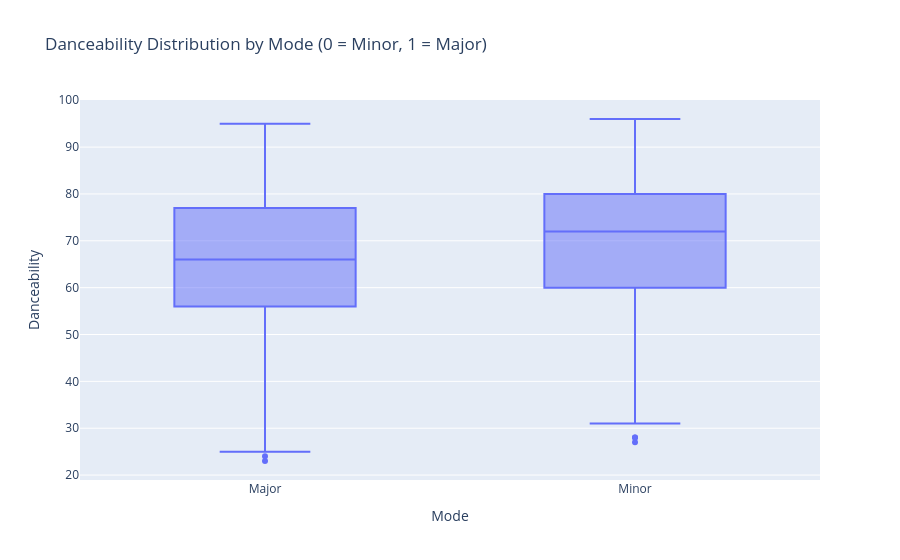

The cell this chart's notebook holds for it:
### Markdown cell above
# 8 Danceability Distribution by Mode(box chart)

### Code cell
fig = px.box(
    df,
    x='mode',
    y='danceability_%',
    title='Danceability Distribution by Mode (0 = Minor, 1 = Major)',
    labels={'mode': 'Mode', 'danceability_%': 'Danceability'}
)
fig.show()

### Figure 1 — Plotly figure (JSON) as saved in the notebook; plotly's stock layout.template omitted (floating-point values rounded to 4 significant figures; data arrays with more than 128 entries replaced by an {"elided": "..."} marker saying what was removed)
{"data": [{"alignmentgroup": "True", "hovertemplate": "Mode=%{x}<br>Danceability=%{y}<extra></extra>", "legendgroup": "", "marker": {"color": "#636efa"}, "name": "", "notched": false, "offsetgroup": "", "orientation": "v", "showlegend": false, "type": "box", "x": {"elided": "952 str values"}, "x0": " ", "xaxis": "x", "y": {"elided": "952 int values"}, "y0": " ", "yaxis": "y"}], "layout": {"boxmode": "group", "legend": {"tracegroupgap": 0}, "title": {"text": "Danceability Distribution by Mode (0 = Minor, 1 = Major)"}, "xaxis": {"anchor": "y", "domain": [0, 1], "title": {"text": "Mode"}}, "yaxis": {"anchor": "x", "domain": [0, 1], "title": {"text": "Danceability"}}}}
